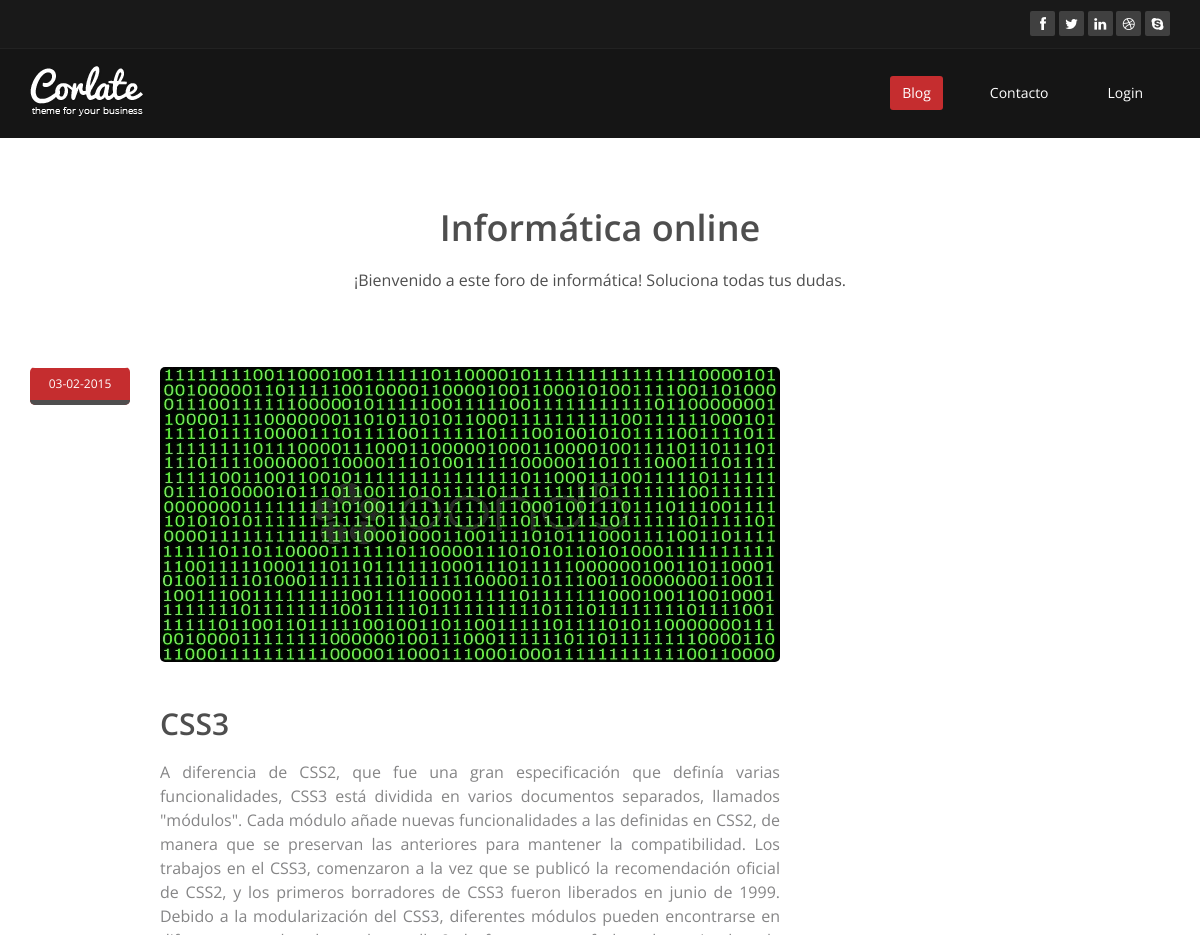
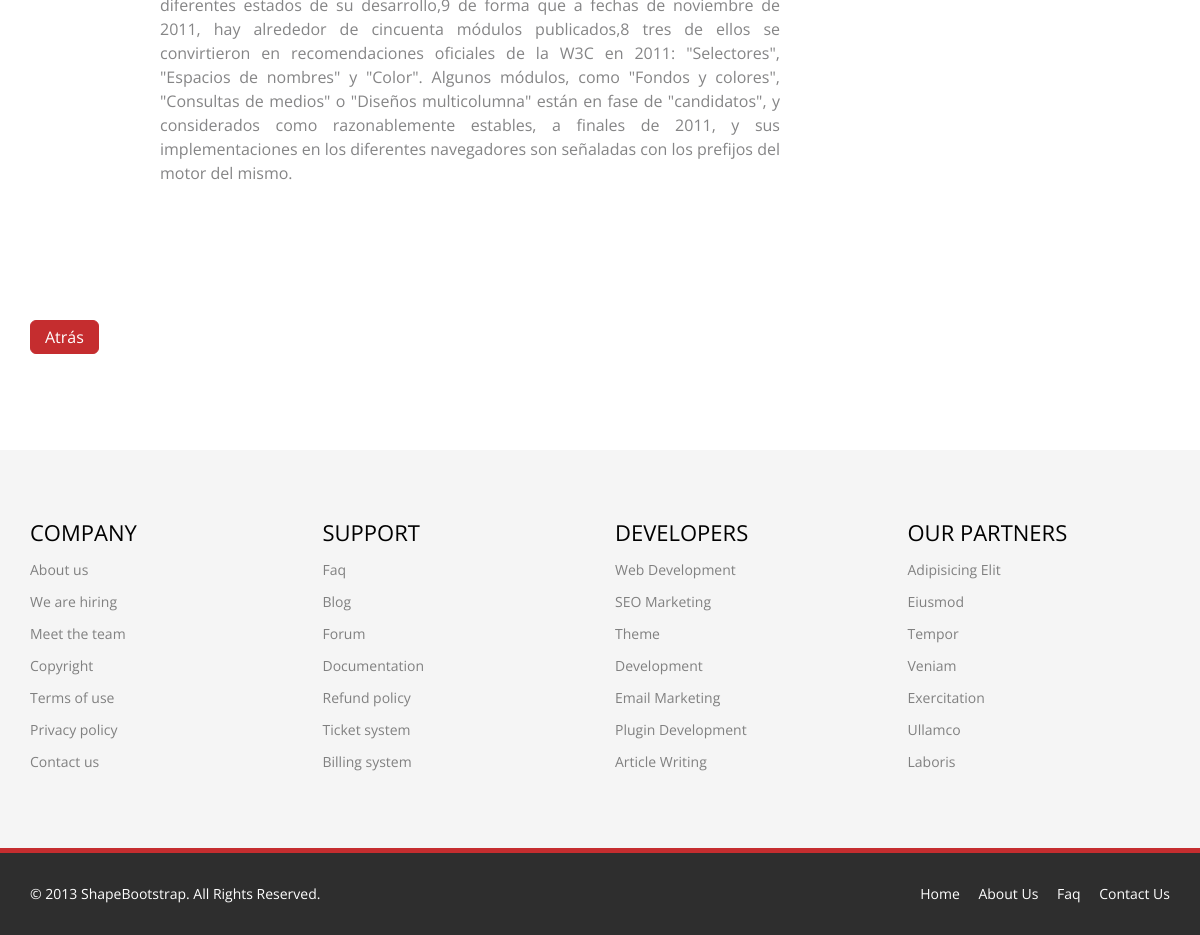
Screenshot of /single_post.php?id_post=25 with the database file from the repository (2 pictures, top to bottom).
### tables this page shows
CREATE TABLE IF NOT EXISTS `post` (
  `id_post` int(11) NOT NULL AUTO_INCREMENT,
  `id_category` int(11) NOT NULL,
  `title_post` varchar(35) NOT NULL,
  `body_post` text NOT NULL,
  `tag_post` varchar(60) DEFAULT NULL,
  `image_post` varchar(255) NOT NULL,
  `date_post` timestamp NOT NULL DEFAULT CURRENT_TIMESTAMP ON UPDATE CURRENT_TIMESTAMP,
  PRIMARY KEY (`id_post`)
);

### single_post.php (the view, shortened to what this page needs)
<?php include "/include/config.php"; ?>
<!DOCTYPE html>
<html lang="en">
<head>
    <link href="css/bootstrap.min.css" rel="stylesheet">
    <link href="css/font-awesome.min.css" rel="stylesheet">
    <link href="css/prettyPhoto.css" rel="stylesheet">
    <link href="css/animate.min.css" rel="stylesheet">
    <link href="css/main.css" rel="stylesheet">
    <link href="css/responsive.css" rel="stylesheet">
</head>
<body>
  <?php include "/include/header.php"; ?>
    <section id="blog" class="container">
        <div class="center">
            <h2>Informática online</h2>
            <p class="lead">¡Bienvenido a este foro de informática! Soluciona todas tus dudas.</p>
        </div>
        <div class="blog">
            <div class="row">
                 <div class="col-md-8">
                 	<?php $sql = "SELECT * FROM post WHERE id_post=".$_GET['id_post'];?>
                 	  	<?php if ($result =$mysqli -> query ($sql)){ ?>
                        	  <?php if ($result -> num_rows >0){?>
                        	  	 <?php $row = $result -> fetch_assoc(); ?>
                        	  	 	 <div class="blog-item">
				                        <div class="row">
				                            <div class="col-xs-12 col-sm-2 text-center">
				                                <div class="entry-meta">
				                                    <span id="publish_date"><?php echo date ("d-m-Y", strtotime($row ['date_post'])); ?></span>
				                                </div>
				                            </div>
				                            <div class="col-xs-12 col-sm-10 blog-content">
				                                <a href="#"><?php $target_path="uploads"; echo '<img class="img-responsive img-blog" src="'.$target_path."/".$row['image_post'].'" width="100%" alt="" >';?></a>
				                                <h2><?php echo $row ['title_post']; ?></h2>
				                                <h3  align="justify"><?php echo $row['body_post']; ?></h3>
				                            </div>
				                        </div>
				                    </div>
                        	  	 <?php } ?>
                        	  <?php } ?>
                    <ul class="pagination pagination-lg">
                    	    <li class="active"><a href="<?php echo $_SERVER['HTTP_REFERER'] ?>">Atrás</a></li>
                    </ul>
                </div>
            </div>
        </div>
    </section>
  <?php include "/include/footer.php"; ?>
</body>
</html>

### css/main.css (style rules this page uses)
body { background: #fff; font-family: 'Open Sans', sans-serif; color:#4e4e4e; line-height: 22px; }
h1, h2, h3, h4, h5, h6 { font-weight: 600; font-family: 'Open Sans', sans-serif; color:#4e4e4e; }
h2 { font-size: 20px; }
h3 { font-size: 16px; color: #787878; font-weight: 400; line-height: 24px; }
a { color: #c52d2f; -webkit-transition: color 300ms, background-color 300ms; -moz-transition: color 300ms, background-color 300ms; -o-transition: color 300ms, background-color 300ms; transition: color 300ms, background-color 300ms; }
.center h2 { font-size: 36px; margin-top: 0; margin-bottom: 20px; }
body > section { padding: 70px 0; }
.center { text-align: center; padding-bottom: 55px; }
.lead { font-size: 16px; line-height: 24px; font-weight: 400; }
.blog-item { border-radius: 0; overflow: hidden; margin-bottom: 50px; }
.blog .blog-item .img-blog { border-radius: 5px; margin-bottom: 45px; }
.blog .blog-item .blog-content { padding-bottom: 25px; }
.blog .blog-item .blog-content h2 { margin-top: 0; font-size: 30px; }
.blog .blog-item .blog-content h3 { color: #858586; margin-bottom: 40px; }
.blog .blog-item .entry-meta { border-radius: 5px; overflow: hidden; }
.blog .blog-item .entry-meta > span { background: #f5f5f5; border-top: 1px solid #fff; display: block; font-size: 12px; overflow: hidden; padding: 5px; text-align: left; }
#publish_date { background: #c52d2f; border-bottom: 5px solid #4e4e4e; color: #fff; padding: 5px 0; text-align: center; }
.blog .blog-item .entry-meta > span { color: #ccc; }
ul.pagination > li > a { border: 1px solid #F1F1F1; margin-right:5px; border-radius: 5px; font-size: 16px; padding: 5px 14px; }
ul.pagination > li.active > a, ul.pagination > li:hover > a { background-color: #c52d2f !important; border-color: #c52d2f !important; color: #fff; }

### rows the page displays
post: date_post "03-02-2015", image_post (picture), title_post "CSS3", body_post "A diferencia de CSS2, que fue una gran especificación que definía varias funcionalidades, CSS3 está dividida en varios documentos separados, llamados \"módulos\". Cada módulo añade nuevas funcionalidades a las definidas en CSS2, de manera que se preservan las anteriores para mantener la compatibilidad. Los trabajos en el CSS3, comenzaron a la vez que se publicó la recomendación oficial de CSS2, y los primeros borradores de CSS3 fueron liberados en junio de 1999. Debido a la modularización del CSS3, diferentes módulos pueden encontrarse en diferentes estados de su desarrollo,9 de forma que a fechas de noviembre de 2011, hay alrededor de cincuenta módulos publicados,8 tres de ellos se…"
